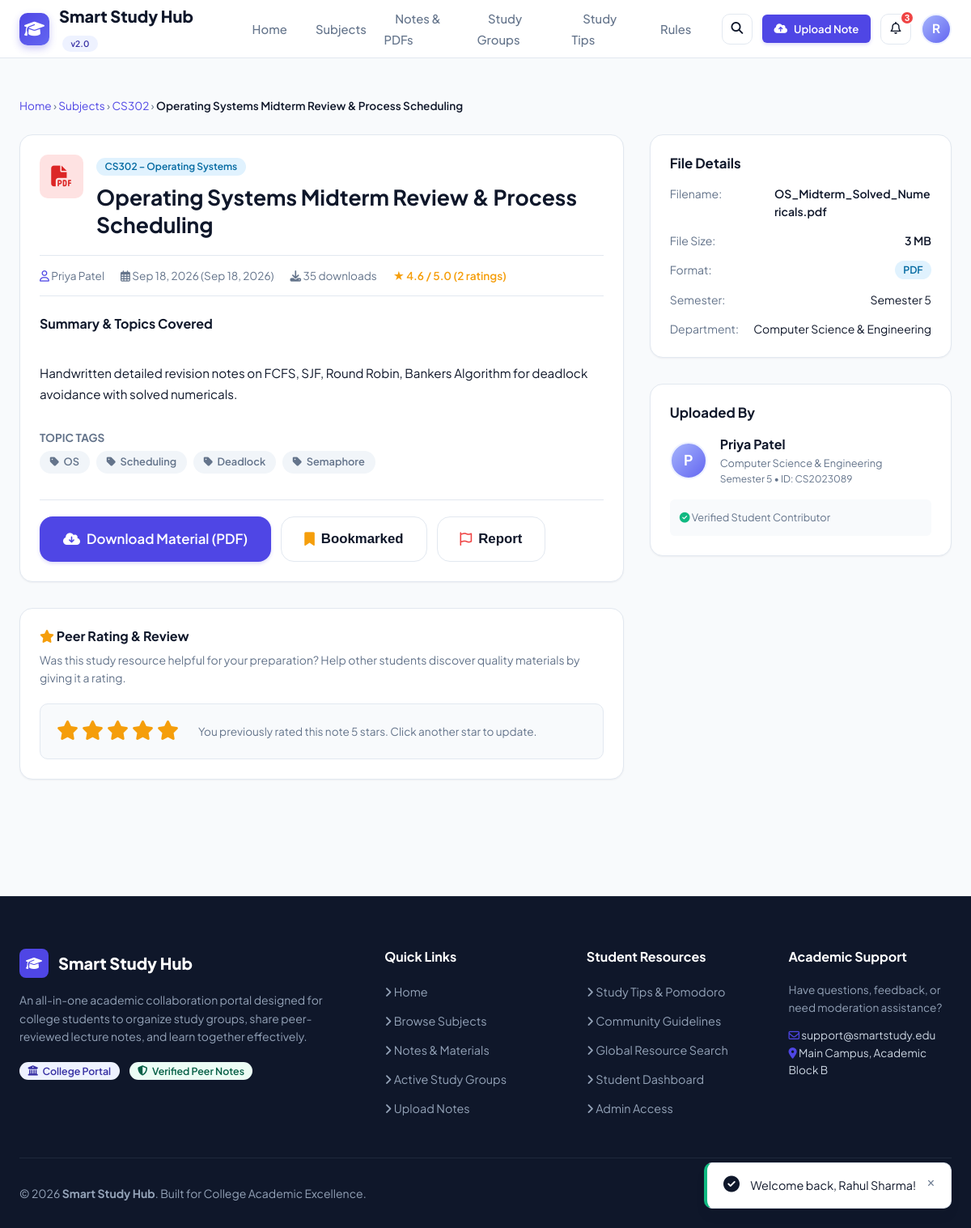
/note_details.php?id=2 (signed in), run on the app's committed database.
### tables this page shows
CREATE TABLE IF NOT EXISTS `notes` (
  `id` INT AUTO_INCREMENT PRIMARY KEY,
  `user_id` INT NOT NULL,
  `subject_id` INT NOT NULL,
  `title` VARCHAR(200) NOT NULL,
  `description` TEXT,
  `tags` VARCHAR(255) DEFAULT NULL,
  `file_name` VARCHAR(255) NOT NULL,
  `file_path` VARCHAR(255) NOT NULL,
  `file_type` VARCHAR(50) NOT NULL,
  `file_size` INT NOT NULL,
  `downloads` INT DEFAULT 0,
  `average_rating` DECIMAL(3,2) DEFAULT 0.00,
  `created_at` TIMESTAMP DEFAULT CURRENT_TIMESTAMP,
  INDEX (`user_id`),
  INDEX (`subject_id`),
  CONSTRAINT `fk_notes_user` FOREIGN KEY (`user_id`) REFERENCES `users` (`id`) ON DELETE CASCADE,
  CONSTRAINT `fk_notes_subject` FOREIGN KEY (`subject_id`) REFERENCES `subjects` (`id`) ON DELETE CASCADE
);

CREATE TABLE IF NOT EXISTS `subjects` (
  `id` INT AUTO_INCREMENT PRIMARY KEY,
  `subject_code` VARCHAR(20) NOT NULL UNIQUE,
  `subject_name` VARCHAR(150) NOT NULL,
  `department` VARCHAR(100) NOT NULL,
  `semester` VARCHAR(20) NOT NULL,
  `description` TEXT,
  `created_at` TIMESTAMP DEFAULT CURRENT_TIMESTAMP
);

CREATE TABLE IF NOT EXISTS `users` (
  `id` INT AUTO_INCREMENT PRIMARY KEY,
  `name` VARCHAR(100) NOT NULL,
  `email` VARCHAR(150) NOT NULL UNIQUE,
  `student_id` VARCHAR(50) NOT NULL,
  `department` VARCHAR(100) NOT NULL,
  `semester` VARCHAR(20) NOT NULL,
  `password` VARCHAR(255) NOT NULL,
  `role` ENUM('student', 'admin') DEFAULT 'student',
  `profile_image` VARCHAR(255) DEFAULT 'default_avatar.png',
  `bio` TEXT DEFAULT NULL,
  `status` ENUM('active', 'suspended') DEFAULT 'active',
  `created_at` TIMESTAMP DEFAULT CURRENT_TIMESTAMP
);

CREATE TABLE IF NOT EXISTS `ratings` (
  `id` INT AUTO_INCREMENT PRIMARY KEY,
  `user_id` INT NOT NULL,
  `note_id` INT NOT NULL,
  `rating` TINYINT NOT NULL CHECK (`rating` BETWEEN 1 AND 5),
  `created_at` TIMESTAMP DEFAULT CURRENT_TIMESTAMP,
  UNIQUE KEY `unique_user_rating` (`user_id`, `note_id`),
  CONSTRAINT `fk_ratings_user` FOREIGN KEY (`user_id`) REFERENCES `users` (`id`) ON DELETE CASCADE,
  CONSTRAINT `fk_ratings_note` FOREIGN KEY (`note_id`) REFERENCES `notes` (`id`) ON DELETE CASCADE
);

### includes/functions.php (called while the page is built, shortened)
<?php
function e(?string $string): string {
    return htmlspecialchars($string ?? '', ENT_QUOTES, 'UTF-8');
}
function formatBytes(int $bytes, int $precision = 1): string {
    $units = ['B', 'KB', 'MB', 'GB', 'TB'];
    $bytes = max($bytes, 0);
    $pow = floor(($bytes ? log($bytes) : 0) / log(1024));
    $pow = min($pow, count($units) - 1);
    $bytes /= (1 << (10 * $pow));
    return round($bytes, $precision) . ' ' . $units[$pow];
}
function timeAgo(string $datetime): string {
    $timestamp = strtotime($datetime);
    $diff = time() - $timestamp;
    if ($diff < 60) {
        return 'Just now';
    } elseif ($diff < 3600) {
        $mins = floor($diff / 60);
        return $mins . ' min' . ($mins > 1 ? 's' : '') . ' ago';
    } elseif ($diff < 86400) {
        $hours = floor($diff / 3600);
        return $hours . ' hr' . ($hours > 1 ? 's' : '') . ' ago';
    } elseif ($diff < 604800) {
        $days = floor($diff / 86400);
        return $days . ' day' . ($days > 1 ? 's' : '') . ' ago';
    } else {
        return date('M j, Y', $timestamp);
    }
}

### includes/auth.php (called while the page is built, shortened)
<?php
require_once __DIR__ . '/functions.php';
function getCurrentUserId(): ?int {
    return $_SESSION['user']['id'] ?? null;
}

### note_details.php (the view, shortened to what this page needs)
<?php
require_once __DIR__ . '/includes/functions.php';
require_once __DIR__ . '/includes/auth.php';
$noteId = isset($_GET['id']) ? (int)$_GET['id'] : 0;
$pdo = getDBConnection();
$currentUserId = getCurrentUserId();
$stmt = $pdo->prepare("
    SELECT n.*,
           s.subject_code, s.subject_name, s.department as subject_dept, s.semester as subject_sem,
           u.id as author_id, u.name as author_name, u.department as author_dept, u.semester as author_sem, u.student_id as author_student_id,
           (SELECT COUNT(*) FROM ratings WHERE note_id = n.id) as rating_count
    FROM notes n
    JOIN subjects s ON n.subject_id = s.id
    JOIN users u ON n.user_id = u.id
    WHERE n.id = ?
");
$stmt->execute([$noteId]);
$note = $stmt->fetch();
$isBookmarked = false;
$userRating = 0;
if ($currentUserId) {
    $bmCheck = $pdo->prepare("SELECT id FROM bookmarks WHERE user_id = ? AND note_id = ?");
    $bmCheck->execute([$currentUserId, $noteId]);
    $isBookmarked = (bool)$bmCheck->fetch();
    $rCheck = $pdo->prepare("SELECT rating FROM ratings WHERE user_id = ? AND note_id = ?");
    $rCheck->execute([$currentUserId, $noteId]);
    $existingRating = $rCheck->fetch();
    if ($existingRating) {
        $userRating = (int)$existingRating['rating'];
    }
}
$ext = strtolower($note['file_type']);
require_once __DIR__ . '/includes/header.php';
?>
<div class="container" style="padding-top: 3rem; padding-bottom: 4rem;">
    <div style="margin-bottom: 1.5rem; font-size: 0.85rem; color: var(--text-muted);">
        <a href="<?= BASE_URL ?>/index.php">Home</a> &rsaquo;
        <a href="<?= BASE_URL ?>/subjects.php">Subjects</a> &rsaquo;
        <a href="<?= BASE_URL ?>/notes.php?subject=<?= $note['subject_id'] ?>"><?= e($note['subject_code']) ?></a> &rsaquo;
        <span style="color: var(--text-main); font-weight: 600;"><?= e($note['title']) ?></span>
    </div>
    <div style="display: grid; grid-template-columns: 2fr 1fr; gap: 2rem;">
        <div>
            <div class="card" style="margin-bottom: 2rem;">
                <div style="display: flex; gap: 1rem; align-items: flex-start; margin-bottom: 1.25rem;">
                    <div class="file-badge file-<?= $ext ?>" style="width: 54px; height: 54px; font-size: 1.6rem; border-radius: var(--radius-md);">
                        <i class="fas fa-file-<?= $ext === 'pdf' ? 'pdf' : ($ext === 'pptx' || $ext === 'ppt' ? 'powerpoint' : 'word') ?>"></i>
                    </div>
                    <div style="flex: 1;">
                        <span class="badge badge-secondary" style="font-size: 0.75rem; margin-bottom: 0.35rem;">
                            <?= e($note['subject_code']) ?> – <?= e($note['subject_name']) ?>
                        </span>
                        <h1 style="font-size: 1.65rem; line-height: 1.3; margin-top: 0.25rem;"><?= e($note['title']) ?></h1>
                    </div>
                </div>
                <div style="display: flex; flex-wrap: wrap; gap: 1.25rem; font-size: 0.85rem; color: var(--text-muted); border-top: 1px solid var(--border); border-bottom: 1px solid var(--border); padding: 0.85rem 0; margin-bottom: 1.5rem;">
                    <span><i class="far fa-user text-primary"></i> <?= e($note['author_name']) ?></span>
                    <span><i class="far fa-calendar-alt"></i> <?= date('M d, Y', strtotime($note['created_at'])) ?> (<?= timeAgo($note['created_at']) ?>)</span>
                    <span><i class="fas fa-download text-secondary"></i> <?= $note['downloads'] ?> downloads</span>
                    <span id="avg-rating-text" class="text-warning font-semibold">
                        ★ <?= number_format((float)$note['average_rating'], 1) ?> / 5.0 (<?= $note['rating_count'] ?> ratings)
                    </span>
                </div>
                <div style="margin-bottom: 2rem;">
                    <h4 style="margin-bottom: 0.75rem;">Summary & Topics Covered</h4>
                    <p style="color: var(--text-main); line-height: 1.7; font-size: 0.95rem; white-space: pre-line;">
                        <?= e($note['description']) ?>
                    </p>
                </div>
                <?php if (!empty($note['tags'])): ?>
                    <div style="margin-bottom: 2rem;">
                        <h5 style="margin-bottom: 0.5rem; font-size: 0.85rem; text-transform: uppercase; color: var(--text-muted);">Topic Tags</h5>
                        <div style="display: flex; gap: 0.5rem; flex-wrap: wrap;">
                            <?php foreach (explode(',', $note['tags']) as $tag): ?>
                                <span class="badge badge-neutral" style="padding: 0.4rem 0.8rem; font-size: 0.8rem;">
                                    <i class="fas fa-tag"></i> <?= trim(e($tag)) ?>
                                </span>
                            <?php endforeach; ?>
                        </div>
                    </div>
                <?php endif; ?>
                <div style="display: flex; gap: 0.75rem; flex-wrap: wrap; padding-top: 1.25rem; border-top: 1px solid var(--border);">
                    <a href="<?= BASE_URL ?>/download.php?id=<?= $note['id'] ?>" class="btn btn-lg btn-primary">
                        <i class="fas fa-cloud-download-alt"></i> Download Material (<?= strtoupper($ext) ?>)
                    </a>
                    <?php if ($currentUserId): ?>
                        <button type="button" class="btn btn-lg btn-secondary <?= $isBookmarked ? 'bookmarked' : '' ?>" onclick="toggleBookmark(<?= $note['id'] ?>, this)">
                            <i class="<?= $isBookmarked ? 'fas text-warning' : 'far' ?> fa-bookmark"></i>
                            <span class="btn-text"><?= $isBookmarked ? 'Bookmarked' : 'Bookmark' ?></span>
                        </button>
                    <?php endif; ?>
                    <button type="button" class="btn btn-lg btn-secondary" onclick="openReportModal('note', <?= $note['id'] ?>, '<?= addslashes(e($note['title'])) ?>')">
                        <i class="far fa-flag text-danger"></i> Report
                    </button>
                </div>
            </div>
            <div class="card">
                <h4 style="margin-bottom: 0.5rem;"><i class="fas fa-star text-warning"></i> Peer Rating & Review</h4>
                <p class="text-muted" style="font-size: 0.875rem; margin-bottom: 1.25rem;">
                    Was this study resource helpful for your preparation? Help other students discover quality materials by giving it a rating.
                </p>
                <?php if ($currentUserId): ?>
                    <div style="display: flex; align-items: center; gap: 1.5rem; background: var(--bg-main); padding: 1.25rem; border-radius: var(--radius-md); border: 1px solid var(--border);">
                        <div>
                            <div class="star-rating-interactive" data-note-id="<?= $note['id'] ?>">
                                <?php for ($s = 1; $s <= 5; $s++): ?>
                                    <i class="fas fa-star <?= $s <= $userRating ? 'active' : '' ?>" data-value="<?= $s ?>" title="Rate <?= $s ?> stars"></i>
                                <?php endfor; ?>
                            </div>
                        </div>
                        <div class="text-muted" style="font-size: 0.85rem;">
                            <?= $userRating > 0 ? "You previously rated this note $userRating stars. Click another star to update." : "Click a star to record your rating (1 = Poor, 5 = Excellent)." ?>
                        </div>
                    </div>
                <?php endif; ?>
            </div>
        </div>
        <div>
            <div class="card" style="margin-bottom: 2rem;">
                <h4 style="margin-bottom: 1rem; font-size: 1.05rem;">File Details</h4>
                <div style="display: flex; flex-direction: column; gap: 0.85rem; font-size: 0.875rem;">
                    <div style="display: flex; justify-content: space-between;">
                        <span class="text-muted">Filename:</span>
                        <span class="font-semibold text-main" style="word-break: break-all; max-width: 60%;"><?= e($note['file_name']) ?></span>
                    </div>
                    <div style="display: flex; justify-content: space-between;">
                        <span class="text-muted">File Size:</span>
                        <span class="font-semibold"><?= formatBytes((int)$note['file_size']) ?></span>
                    </div>
                    <div style="display: flex; justify-content: space-between;">
                        <span class="text-muted">Format:</span>
                        <span class="badge badge-secondary"><?= strtoupper($ext) ?></span>
                    </div>
                    <div style="display: flex; justify-content: space-between;">
                        <span class="text-muted">Semester:</span>
                        <span><?= e($note['subject_sem']) ?></span>
                    </div>
                    <div style="display: flex; justify-content: space-between;">
                        <span class="text-muted">Department:</span>
                        <span style="text-align: right;"><?= e($note['subject_dept']) ?></span>
                    </div>
                </div>
            </div>
            <div class="card" style="margin-bottom: 2rem;">
                <h4 style="margin-bottom: 1rem; font-size: 1.05rem;">Uploaded By</h4>
                <div style="display: flex; align-items: center; gap: 1rem; margin-bottom: 1rem;">
                    <div class="avatar" style="width: 46px; height: 46px; font-size: 1.1rem;">
                        <?= strtoupper(substr($note['author_name'], 0, 1)) ?>
                    </div>
                    <div>
                        <div class="font-bold"><?= e($note['author_name']) ?></div>
                        <div class="text-muted" style="font-size: 0.8rem;"><?= e($note['author_dept']) ?></div>
                        <div class="text-muted" style="font-size: 0.75rem;"><?= e($note['author_sem']) ?> &bull; ID: <?= e($note['author_student_id']) ?></div>
                    </div>
                </div>
                <div style="font-size: 0.8rem; color: var(--text-muted); background: var(--bg-main); padding: 0.75rem; border-radius: var(--radius-sm);">
                    <i class="fas fa-check-circle text-accent"></i> Verified Student Contributor
                </div>
            </div>
        </div>
    </div>
</div>
<?php require_once __DIR__ . '/includes/footer.php'; ?>

### data on the page
notes: subject.subject_code "CS302", title "Operating Systems Midterm Review & Process Scheduling", subject.subject_name "Operating Systems", user.name "Priya Patel", created_at "Sep 18, 2026", downloads "35", average_rating "4.6", description "Handwritten detailed revision notes on FCFS, SJF, Round Robin, Bankers Algorithm for deadlock avoidance with solved numericals.", tags "OS", tags "Scheduling", tags "Deadlock", tags "Semaphore", file_type "PDF", file_name "OS_Midterm_Solved_Numericals.pdf", file_size "3 MB", subject.semester "Semester 5", subject.department "Computer Science & Engineering", user.name "P", user.department "Computer Science & Engineering", user.semester "Semester 5", user.student_id "CS2023089"
ratings: rating "5"

### other printed values
$unreadNotifCount "3"
substr($currentUser['name'], 0, 1) "R"
$note['rating_count'] "2"
